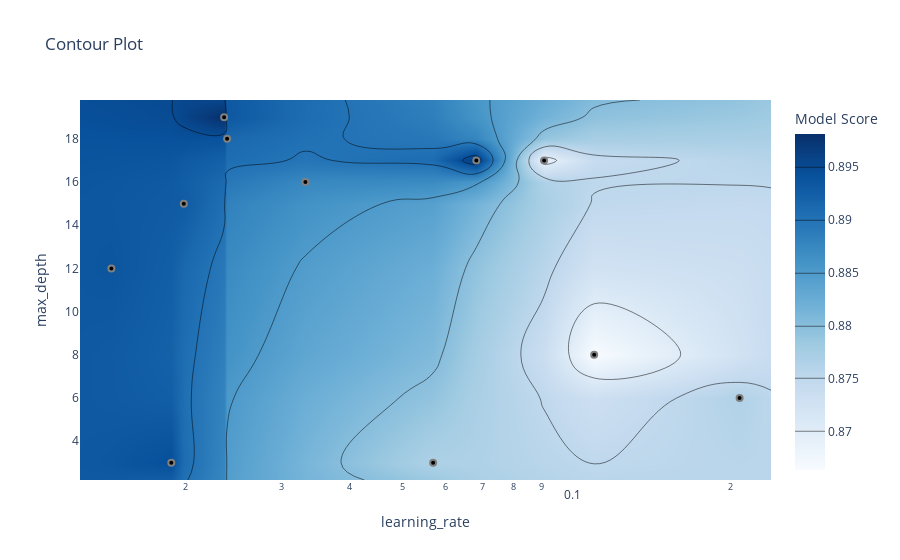

Notebook code for this chart:
### Code cell
plot_contour(study, params=["learning_rate", "max_depth"], target_name="Model Score")

### Figure 1 — Plotly figure (JSON) as saved in the notebook; plotly's stock layout.template omitted (floating-point values rounded to 4 significant figures; data arrays with more than 128 entries replaced by an {"elided": "..."} marker saying what was removed)
{"data": [{"colorbar": {"title": {"text": "Model Score"}}, "colorscale": [[0, "rgb(247,251,255)"], [0.125, "rgb(222,235,247)"], [0.25, "rgb(198,219,239)"], [0.375, "rgb(158,202,225)"], [0.5, "rgb(107,174,214)"], [0.625, "rgb(66,146,198)"], [0.75, "rgb(33,113,181)"], [0.875, "rgb(8,81,156)"], [1, "rgb(8,48,107)"]], "connectgaps": true, "contours": {"coloring": "heatmap"}, "hoverinfo": "none", "line": {"smoothing": 1.3}, "reversescale": false, "type": "contour", "x": [0.01278, 0.0146, 0.01881, 0.01983, 0.02352, 0.02381, 0.03316, 0.05692, 0.06834, 0.09104, 0.1125, 0.2081, 0.2377], "y": [2.2, 3, 6, 8, 12, 15, 16, 17, 18, 19, 19.8], "z": {"elided": "11x13 float values"}}, {"marker": {"color": "black", "line": {"color": "Gray", "width": 2}}, "mode": "markers", "name": "Feasible Trial", "showlegend": false, "type": "scatter", "x": [0.09104, 0.1125, 0.01881, 0.2081, 0.05692, 0.0146, 0.01983, 0.02381, 0.03316, 0.02352, 0.06834], "y": [17, 8, 3, 6, 3, 12, 15, 18, 16, 19, 17]}, {"marker": {"color": "#cccccc", "line": {"color": "Gray", "width": 2}}, "mode": "markers", "name": "Infeasible Trial", "showlegend": false, "type": "scatter", "x": [], "y": []}], "layout": {"title": {"text": "Contour Plot"}, "xaxis": {"range": [-1.893, -0.6241], "title": {"text": "learning_rate"}, "type": "log"}, "yaxis": {"range": [2.2, 19.8], "title": {"text": "max_depth"}}}}
